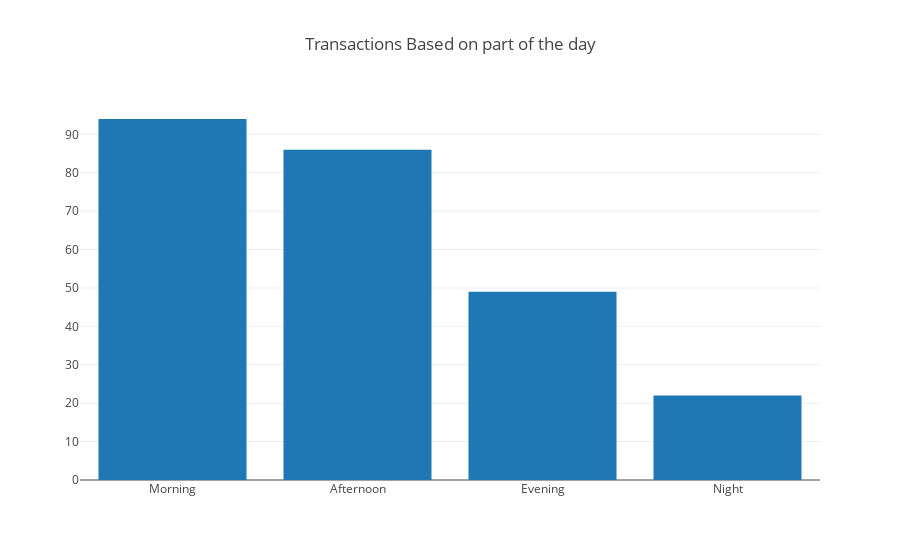

The code cell stored with this chart in its notebook:
### Code cell
#Plotting the Graph
data1 = [go.Bar(
            x=['Morning','Afternoon','Evening','Night'],
            y=transactions_day_times
    )]
layout = go.Layout(
    title='Transactions Based on part of the day',
)

fig1 = go.Figure(data=data1, layout=layout)

iplot(fig1, filename='basic-bar')
plt.show()

### Figure 1 — Plotly figure (JSON) as saved in the notebook; plotly's stock layout.template omitted (floating-point values rounded to 4 significant figures)
{"data": [{"type": "bar", "uid": "70fd10d1-5169-46fb-8bff-62458530a441", "x": ["Morning", "Afternoon", "Evening", "Night"], "y": [94, 86, 49, 22]}], "layout": {"title": "Transactions Based on part of the day"}}
